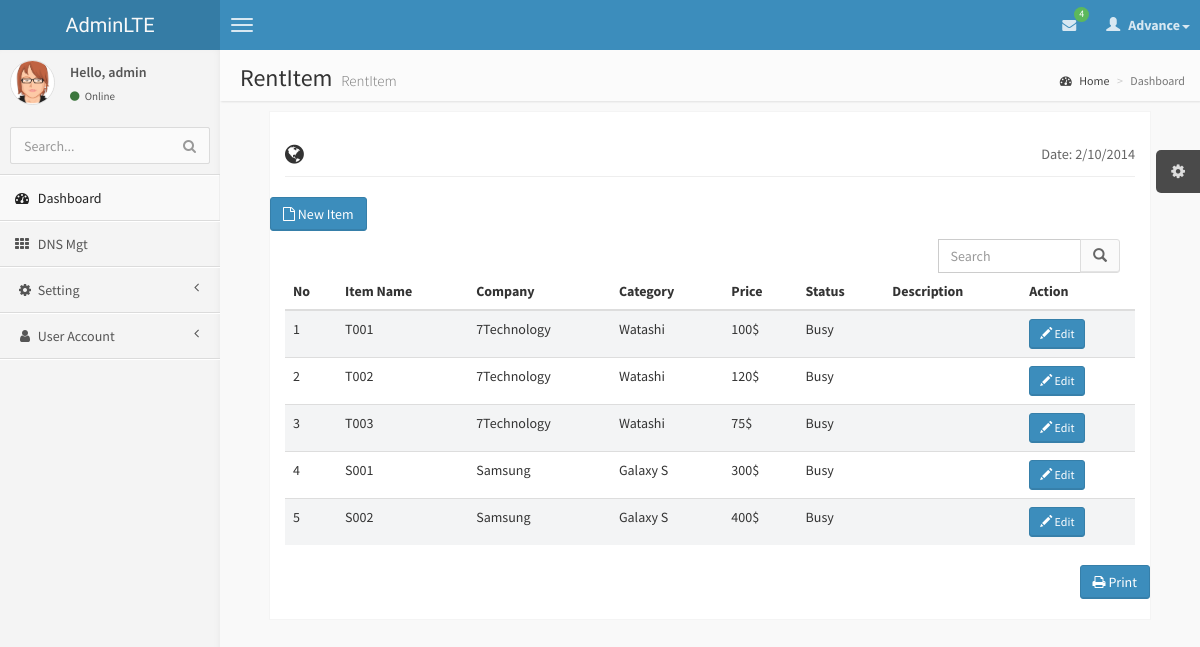
/RentItem.php (signed in), run on the app's committed database.
### tables this page shows
CREATE TABLE `tblrentitem` (
  `RentItemID` text,
  `CompanyID` text,
  `ItemName` text,
  `CategoryID` text,
  `Price` float DEFAULT NULL,
  `isStatus` bit(1) DEFAULT NULL,
  `Desciption` text
);

CREATE TABLE `tblcompany` (
  `CompanyID` text,
  `CompanyName` text,
  `Description` text
);

CREATE TABLE `tblcategory` (
  `CategoryID` text,
  `CompanyID` text,
  `CategoryName` text,
  `OrderNo` int(11) DEFAULT NULL,
  `Description` text
);

### connectionclass/function.php (called while the page is built, shortened)
<?php
function get($var)
{
	if (isset($_GET[$var])) {
		return (trim($_GET[$var]));
	}
	else
	{
		return '';
	}
}
?>

### connectionclass/connect.php (called while the page is built, shortened)
<?php
class MyConnection
{
    	private $host = '174.136.57.160';
		private $username = 'www7tech_Pro';
		private $mylink;
		private $password = 'piseth123';
    function connect()
	{
		$this->mylink = mysql_connect($this->host,$this->username,$this->password) or die("Fail to Select Host");
		return $this->mylink;
	}
    function query($sql)
	{
		if (!empty($sql))
		{
			$this->result = mysql_query($sql,$this->mylink);
			return $this->result;
		}else
		{
			return false;
		}
    }
	function dbCountRows(&$result)
	{
		$numRows = @mysql_num_rows($result);
		if ( $numRows )
		{
			return $numRows;
		}
		else
		{
			return 0;
		}
	}
	function fetch($result=""){
                return mysql_fetch_object($result);
        }
 }
?>

### RentItem.php (the view)
<?php include 'header.php';
$searchTemp=get('srch-normal');
?>
    <body class="skin-blue">
         <?php include 'nav.php';?>
            <?php include 'menu.php';?>
            <aside class="right-side">
                <section class="content-header">
                    <h1>
                        RentItem
                        <small>RentItem</small>
                    </h1>
                    <ol class="breadcrumb">
                        <li><a href="#"><i class="fa fa-dashboard"></i> Home</a></li>
                        <li class="active">Dashboard</li>
                    </ol>
                </section>
                  <section class="content invoice">
                    <div class="row">
                        <div class="col-xs-12">
                            <h2 class="page-header">
                                <i class="fa fa-globe"></i>
                                <small class="pull-right">Date: 2/10/2014</small>
                            </h2>
                        </div>
                    </div>
                    <div class="row">
                    <a href="RentItem-new.php">
					<button class="btn btn-primary" data-toggle="modal" data-target="#NewFloor"><i class="fa fa-file-o"></i> New Item</button>
                    </a>
                    <form class="navbar-form" role="search">
                      <div class="col-lg-3 pull-right">
                        <div class="input-group">
                          <input type="text" class="form-control" placeholder="Search" name="srch-normal" id="search.php?dnsname=name&srch-term" <?php echo 'value="'.$searchTemp.'"'?>>
                          <div class="input-group-btn">
                             <button class="btn btn-default" type="submit"><i class="glyphicon glyphicon-search"></i></button>
                          </div>
                        </div>
                       </div>
                       </form>
                     </div>
                    <div class="row">
                        <div class="col-xs-12 table-responsive">
                            <table class="table table-striped">
                                <thead>
                                    <tr>
                                        <th>No</th>
										<th>Item Name</th>
										<th>Company</th>
										<th>Category</th>
										<th>Price</th>
										<th>Status</th>
                                        <th>Description</th>
										<th>Action</th>
                                    </tr>
                                </thead>
                                <tbody>
                                    <?php
									$_slide1 = $db->query("CALL sp_RentItem_Select_Company('".$searchTemp."')");
									$numrow=$db->dbCountRows($_slide1);
										$i = 1;
									if($numrow>0)
									{
										while($row=$db->fetch($_slide1)){
												$id=$row->RentItemID;
												$ItemName = $row->ItemName;
												$CompanyID=$row->CompanyID;
												$CompanyName=$row->CompanyName;
												$CategoryID=$row->CategoryID;
												$CategoryName = $row->CategoryName;
												$Price=$row->Price;
												$Status=$row->isStatus;
												if($Status==1)
												$isStatus="Free";
												else
												$isStatus="Busy";
												$Decription = $row->Desciption;
											echo'<tr class="gradeA">
														<td>'.$i++.'</td>
														<td>'.$ItemName.'</td>
														<td>'.$CompanyName.'</td>
														<td>'.$CategoryName.'</td>
														<td>'.$Price.'$</td>
														<td>'.$isStatus.'</td>
														<td>'.$Decription.'</td>
														<td>
														<a class="iframe" href="RentItem-Update.php?id='.$id.'&CompanyID='.$CompanyID.'&CompanyName='.$CompanyName.'&ItemName='.$ItemName.'&CategoryID='.$CategoryID.'&CategoryName='.$CategoryName.'&Price='.$Price.'&Status='.$Status.'&Decription='.$Decription.'">
															<button class="btn btn-sm btn-primary">
																<i class="glyphicon glyphicon-pencil"></i>
																Edit
															</button>
                                                    		</a>
														</td>
												</tr>';
										}
									}
									else
										echo'<tr><td  colspan="7"><font color =Red>No Record Found.</font></td></tr>';
                                ?>
                                </tbody>
                            </table>
                        </div>
                    </div>
                    <div class="row">
                    <div class="row no-print">
                        <div class="col-xs-12">
                            <button class="btn btn-primary pull-right" onClick="window.print();"><i class="fa fa-print"></i> Print</button>
                        </div>
                    </div>
                </section>
            </aside>
        </div>
<?php include 'footer.php';?>

### data on the page
tblrentitem: ItemName "T001", CompanyID.CompanyName "7Technology", CategoryID.CategoryName "Watashi", Price "100", isStatus "Busy"
tblrentitem: ItemName "T002", CompanyID.CompanyName "7Technology", CategoryID.CategoryName "Watashi", Price "120", isStatus "Busy"
tblrentitem: ItemName "T003", CompanyID.CompanyName "7Technology", CategoryID.CategoryName "Watashi", Price "75", isStatus "Busy"
tblrentitem: ItemName "S001", CompanyID.CompanyName "Samsung", CategoryID.CategoryName "Galaxy S", Price "300", isStatus "Busy"
tblrentitem: ItemName "S002", CompanyID.CompanyName "Samsung", CategoryID.CategoryName "Galaxy S", Price "400", isStatus "Busy"

### other printed values
$row->Total "4"
$U_Acc "admin"
